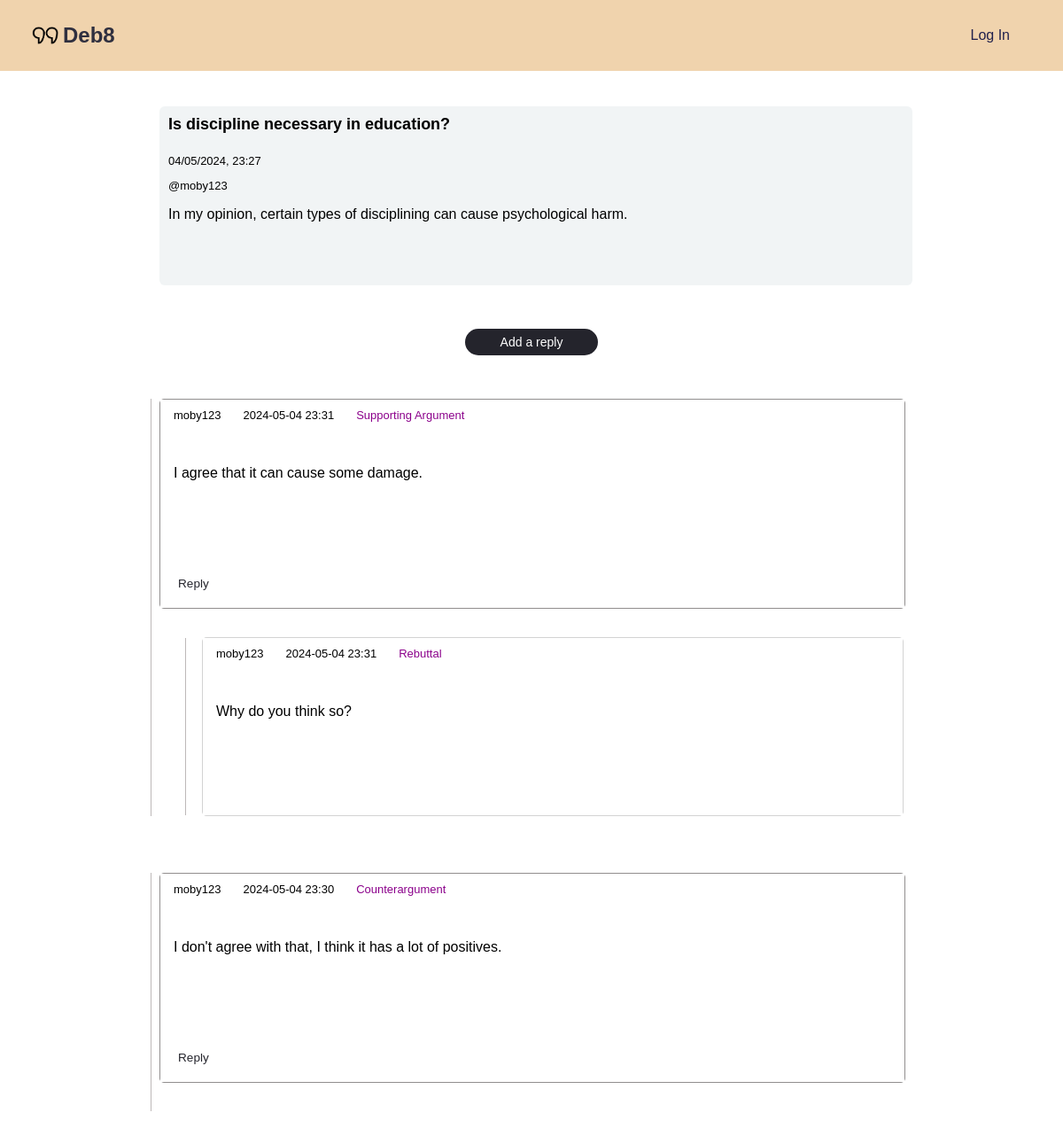
Screenshot of /claim/181 with the database file from the repository.
### tables this page shows
CREATE TABLE claim (
    claimID INTEGER PRIMARY KEY AUTOINCREMENT,
    topic INTEGER NOT NULL REFERENCES topic(topicID) ON DELETE CASCADE ON UPDATE CASCADE,
    postingUser INTEGER REFERENCES user(userID) ON DELETE SET NULL ON UPDATE CASCADE,
    creationTime INTEGER NOT NULL DEFAULT (strftime('%m/%d/%Y %H:%M', 'now')),
    updateTime INTEGER NOT NULL DEFAULT (strftime('%m/%d/%Y %H:%M', 'now')),
    claimHeader VARCHAR(100),
    text TEXT NOT NULL
);

CREATE TABLE replyToClaim (
    replyToClaimID INTEGER NOT NULL PRIMARY KEY AUTOINCREMENT,
    reply INTEGER NOT NULL REFERENCES replyText (replyTextID) ON DELETE CASCADE ON UPDATE CASCADE,
    claim INTEGER NOT NULL REFERENCES claim (claimID) ON DELETE CASCADE ON UPDATE CASCADE,
    replyToClaimRelType INTEGER NOT NULL REFERENCES replyToClaimType(claimReplyTypeID) ON DELETE CASCADE ON UPDATE CASCADE
);

CREATE TABLE replyText (
    replyTextID INTEGER NOT NULL PRIMARY KEY AUTOINCREMENT,
    postingUser INTEGER REFERENCES user(userID) ON DELETE SET NULL ON UPDATE CASCADE,
    creationTime INTEGER NOT NULL,
    text TEXT NOT NULL
);

CREATE TABLE replyToReply (
    replyToReplyID INTEGER NOT NULL PRIMARY KEY AUTOINCREMENT,
    reply INTEGER NOT NULL REFERENCES replyText(replyTextID) ON DELETE CASCADE ON UPDATE CASCADE,
    parent INTEGER NOT NULL REFERENCES replyText(replyTextID) ON DELETE CASCADE ON UPDATE CASCADE,
    replyToReplyRelType INTEGER NOT NULL REFERENCES replyToReplyType(replyReplyTypeID) ON DELETE CASCADE ON UPDATE CASCADE
);

### app.py (the view)
@app.route('/claim/<int:claim_id>')
def view_claim(claim_id):
    try:
        with sqlite3.connect('debate.sqlite') as connection:
            cursor = connection.cursor()
            cursor.execute("""
                SELECT c.*, t.claimRelType
                FROM claim AS c
                LEFT JOIN claimToClaim AS cc ON c.claimID = cc.first OR c.claimID = cc.second
                LEFT JOIN claimToClaimType AS t ON cc.claimRelType = t.claimRelTypeID
                WHERE c.claimID = ?
            """, (claim_id,))
            claim_data = cursor.fetchone()
            if claim_data is None:
                return "Claim not found", 404
            claim = {
                'claimID': claim_data[0],
                'topic': claim_data[1],
                'postingUser': claim_data[2],
                'creationTime': claim_data[3],
                'updateTime': claim_data[4],
                'claimHeader': claim_data[5],
                'text': claim_data[6],
            }
            claim_type = map_claim_type(claim_data[7]) if claim_data[7] else "Unknown Type"
            cursor.execute("""
                SELECT r.replyToClaimID, r.reply, r.claim, r.replyToClaimRelType, t.text, t.postingUser, t.creationTime,
                       (SELECT COUNT(*) FROM replyToReply WHERE parent = r.reply) AS numReplies
                FROM replyToClaim AS r
                JOIN replyText AS t ON r.reply = t.replyTextID
                WHERE r.claim = ?
                ORDER BY t.creationTime DESC
            """, (claim_id,))
            replies = cursor.fetchall()
            replies_data = []
            for reply in replies:
                cursor.execute("""
                    SELECT rr.replyToReplyID, rr.parent, rr.replyToReplyRelType, rt.text, rt.postingUser, rt.creationTime
                    FROM replyToReply AS rr
                    JOIN replyText AS rt ON rr.reply = rt.replyTextID
                    WHERE rr.parent = ?
                    ORDER BY rt.creationTime DESC
                """, (reply[0],))
                sub_replies = cursor.fetchall()
                sub_replies_data = [
                    {
                    'replyToReplyID': sub_reply[0],
                    'parent': sub_reply[1],
                    'replyText': sub_reply[3],
                    'postingUser': sub_reply[4],
                    'creationTime': sub_reply[5],
                    'replyToReplyRelType': map_reply_to_reply_type(sub_reply[2])
                    }
                for sub_reply in sub_replies
                ]
                replies_data.append({
                    'replyToClaimID': reply[0],
                    'reply': reply[1],
                    'claim': reply[2],
                    'replyToClaimRelType': map_reply_type(str(reply[3])),
                    'replyText': reply[4],
                    'postingUser': reply[5],
                    'creationTime': reply[6],
                    'numReplies': reply[7],
                    'subReplies': sub_replies_data,
                })
            context = {
                'claim': claim,
                'claimType': claim_type,
                'replies': replies_data,
                'logged_in': session.get('logged_in', False),
                'username': session.get('username', None)
            }
            return render_template('claim.html', context=context)
    except Exception as e:
        return f"An error occurred: {e}"

### app.py (called while the page is built)
def map_reply_to_reply_type(reply_type_id):
    reply_to_reply_types = {
        '1': "Evidence",
        '2': "Support",
        '3': "Rebuttal"
    }
    reply_type_str = str(reply_type_id)
    return reply_to_reply_types.get(reply_type_str, "Unknown Type")

def map_reply_type(reply_type):
    types = {
        '1': "Clarification",
        '2': "Supporting Argument",
        '3': "Counterargument"
    }
    return types.get(reply_type, "Unknown Type")  # Providing a default for undefined types

### templates/claim.html (shortened to what this page needs)
{% extends "base.html" %}
{% block head %}
<link rel="stylesheet" type="text/css" href="{{url_for('static', filename='topic.css')}}">
{% endblock %}
{% block content %}
<div class="main-container">
    <div class="claim-main-cont">
        <div class="thesis">
            <div class="first-cont">
                <p id="header">{{context.claim.claimHeader}}</p>
                <p class="info" id="time">{{context.claim.creationTime}}</p>
            </div>
            <p class="info-user">@{{context.claim.postingUser}}</p>
            <div class="claim-info">
                <div class="text">
                    <p>{{context.claim.text}}</p>
                </div>
            </div>
        </div>
        <div class="plus-sign">
            <a id="plus-sign" class="add">Add a reply</a>
        </div>
        <div class="replies">
            {% for reply in context.replies %}
                <div class="one-reply">
                    <div class="reply-body" data-reply-id="{{ reply.replyToClaimID }}">
                        <div class="r-header">
                            <p class="reply-info-user">{{ reply.postingUser }}</p>
                            <p class="reply-info-time">{{ reply.creationTime }}</p>
                            <p class="reply-type-info" id="selectedReplyType">{{ reply.replyToClaimRelType }}</p>
                        </div>
                        <div class="r-body">
                            <p class="reply-text"> {{ reply.replyText }}</p>
                        </div>
                        <div class="reply-footer">
                            <a class="reply-btn" data-parent-id="{{ reply.replyToClaimID }}">Reply</a>
                        </div>
                    </div>
                    {% if reply.subReplies %}
                    <div class="nested-replies">
                        {% for subReply in reply.subReplies %}
                            <div class="nested-container">
                                <div class="r-header">
                                    <p class="reply-info-user">{{ subReply.postingUser }}</p>
                                    <p class="reply-info-time">{{ subReply.creationTime }}</p>
                                    <p class="reply-type-info">{{ subReply.replyToReplyRelType }}</p>
                                </div>
                                <div class="r-body">
                                    <p class="reply-text">{{ subReply.replyText }} </p>
                                </div>
                            </div>
                        {% endfor %}
                    </div>
                    {% endif %}
                </div>
            {% endfor %}
        </div>
    </div>
</div>
{% endblock %}

### static/base.css (style rules this page uses)
* { font-family: Arial; }
body { padding: 0; margin: 0; background-color: white; }
a { text-decoration: none; cursor: pointer; color: black; }

### static/topic.css (style rules this page uses)
.main-container { width: 100vw; min-height: 100vh; height: auto; display: flex; flex-direction: column; align-items: center; justify-content: flex-start; }
#header { color: black; font-size: 18px; font-weight: 600; margin-right: 7px; margin-top: 0; padding: 5px; }
#add, .add { display: flex; justify-content: center; align-items: center; height: 30px; width: 150px; color: white; background-color: #24242c; border-radius: 15px; font-size: 14px; }
.claim-info { display: flex; flex-direction: column; margin-left: 5px; align-items: flex-start; width: 90%; min-height: 100px; margin-left: 5px; }
.info { font-size: 13px; margin: 0 0 0 5px; }
.info-user { margin-left: 5px; margin-bottom: 0; font-size: 13px; }
.first-cont { display: flex; flex-direction: column; height: auto; min-width: 200px; justify-content: flex-start; align-items: flex-start; }
.claim-main-cont { display: flex; flex-direction: column; width: 70%; height: 100%; min-height: 600px; }
.thesis { display: flex; flex-direction: column; width: 100%; height: 30%; justify-content: flex-start; align-items: flex-start; border-radius: 6px; background-color: #f1f4f5;; padding: 5px; margin-top: 5vh; }
.replies { display: flex; flex-direction: column; width: 100%; height: auto; }
.plus-sign { display: flex; justify-content: center; align-items: center; width: 100%; height: 10vh; margin: 3vh 0; }
.reply-body { display: flex; flex-direction: column; height: 25%; width: 100%; border-radius: 5px; margin-bottom: 4vh; background-color: white; border: 1px solid #918e8e; }
.one-reply:before { content: ""; background-color: rgb(189, 184, 184); position: absolute; min-height: 100%; width: 1px; margin-left: -10px; }
.reply-body p { margin-left: 5px; padding: 10px; }
.reply-text { min-height: 100px; height: auto; }
.r-header { display: flex; width: 100%; justify-content: flex-start; align-items: center; height: auto; background-color: white; }
.r-body { display: flex; width: 100%; justify-content: flex-start; align-items: center; background-color: white; }
.reply-info-user { margin-left: 5px; font-size: 13px; margin-top: 0; }
.reply-info-time { font-size: 13px; margin-top: 0; margin-left: 5px; }
.reply-type-info { color: darkmagenta; font-size: 13px; margin-top: 0; margin-left: 20px; }
.reply-footer { display: flex; font-size: 0.85rem; justify-content: flex-start; align-items: center; background-color: white; }
.reply-btn { color: #24242c; width: 20%; padding: 0 0 20px 20px; }
.nested-replies { position: relative; }
.nested-container:before { content: ""; background-color: rgb(189, 184, 184); position: absolute; min-height: 100%; width: 1px; margin-left: -20px; }
.nested-container { position: relative; display: flex; margin-left: 3rem; margin-top: 2rem; height: auto; min-height: 00px; flex-direction: column; border-radius: 5px; background-color: #f1f4f5; border: 1px solid lightgrey; }
.nested-container p { padding: 10px; margin-left: 5px; }
.one-reply { position: relative; margin-bottom: 8vh; }

### rows the page displays
claim: claim.claimHeader "Is discipline necessary in education?", claim.creationTime "04/05/2024, 23:27", claim.postingUser "moby123", claim.text "In my opinion, certain types of disciplining can cause psychological harm."
replyToClaim: postingUser "moby123", creationTime "2024-05-04 23:31", replyToClaimRelType "Supporting Argument", replyText "I agree that it can cause some damage."
replyToReply: postingUser "moby123", creationTime "2024-05-04 23:31", replyToReplyRelType "Rebuttal", replyText "Why do you think so?"
replyToClaim: postingUser "moby123", creationTime "2024-05-04 23:30", replyToClaimRelType "Counterargument", replyText "I don't agree with that, I think it has a lot of positives."
